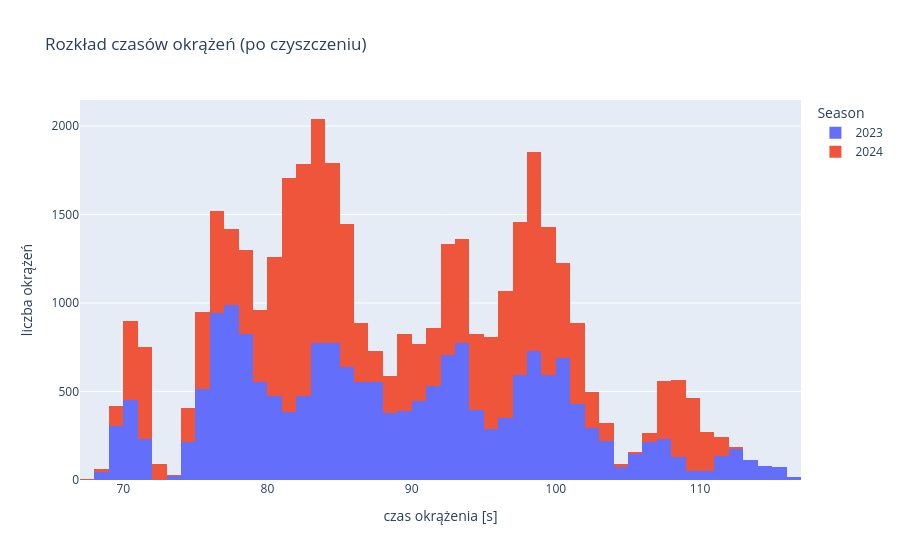

Notebook code cell kept with this figure:
### Markdown cell above
## Rozkład czasów okrążeń

### Code cell
fig = px.histogram(laps, x='LapTime_s', nbins=80, color='Season',
                   title='Rozkład czasów okrążeń (po czyszczeniu)')
fig.update_layout(xaxis_title='czas okrążenia [s]', yaxis_title='liczba okrążeń')
fig.show()

### Figure 1 — Plotly figure (JSON) as saved in the notebook; plotly's stock layout.template omitted (floating-point values rounded to 4 significant figures; data arrays with more than 128 entries replaced by an {"elided": "..."} marker saying what was removed)
{"data": [{"bingroup": "x", "hovertemplate": "Season=2023<br>LapTime_s=%{x}<br>count=%{y}<extra></extra>", "legendgroup": "2023", "marker": {"color": "#636efa", "pattern": {"shape": ""}}, "name": "2023", "nbinsx": 80, "orientation": "v", "showlegend": true, "type": "histogram", "x": {"elided": "19044 float values"}, "xaxis": "x", "yaxis": "y"}, {"bingroup": "x", "hovertemplate": "Season=2024<br>LapTime_s=%{x}<br>count=%{y}<extra></extra>", "legendgroup": "2024", "marker": {"color": "#EF553B", "pattern": {"shape": ""}}, "name": "2024", "nbinsx": 80, "orientation": "v", "showlegend": true, "type": "histogram", "x": {"elided": "20603 float values"}, "xaxis": "x", "yaxis": "y"}], "layout": {"barmode": "relative", "legend": {"title": {"text": "Season"}, "tracegroupgap": 0}, "title": {"text": "Rozkład czasów okrążeń (po czyszczeniu)"}, "xaxis": {"anchor": "y", "domain": [0.0, 1.0], "title": {"text": "czas okrążenia [s]"}}, "yaxis": {"anchor": "x", "domain": [0.0, 1.0], "title": {"text": "liczba okrążeń"}}}}
